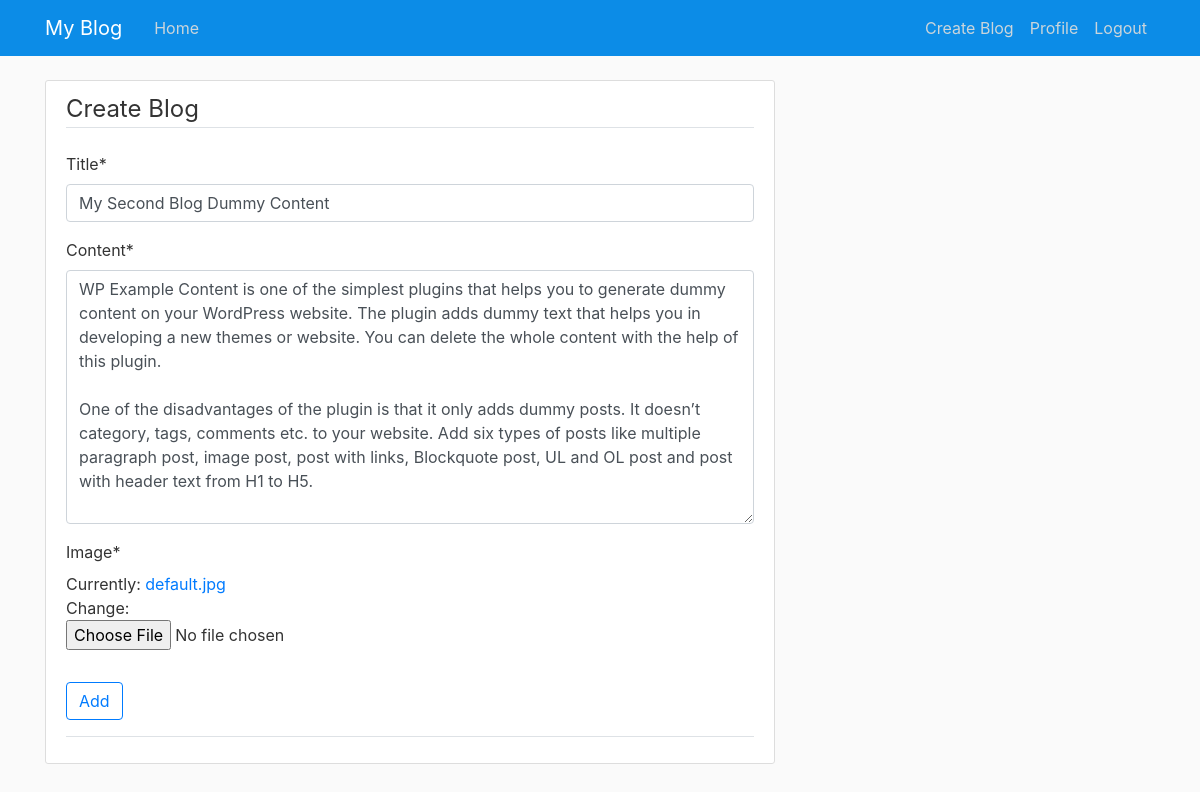
Screenshot of /post/3/update/ (signed in) with the database file from the repository.
### blog/models.py (models this page shows, shortened)
class Post(models.Model):
    title = models.CharField(max_length=100)
    content = models.TextField()
    date_posted = models.DateTimeField(default=timezone.now)
    author = models.ForeignKey(User, on_delete=models.CASCADE)
    image = models.ImageField(default='default.jpg', upload_to='posts')

### blog/views.py (the view, shortened to what this page needs)
# urls.py: path('post/<pk>/update/', PostUpdate.as_view(), name='post-update'),
class PostUpdate(LoginRequiredMixin, UserPassesTestMixin, UpdateView):
    model = Post
    template_name = 'create.html'
    fields = ['title', 'content', 'image']
    def test_func(self):
        post = self.get_object()
        if self.request.user == post.author:
            return True
        else:
            return False

### blog/templates/create.html (shortened to what this page needs)
{% extends 'base.html' %}
{% load crispy_forms_tags %}
{% block content %}
<div class="content-section">
    <form method="POST" enctype="multipart/form-data">
        <fieldset class="form-group">
            <legend class="border-bottom mb-4">Create Blog</legend>
            {{ form|crispy }}
        </fieldset>
        <div class="form-group">
            <button class="btn btn-outline-primary" type="submit">Add</button>
        </div>
    </form>
    <div class="border-top pt-3">
    </div>
</div>
{% endblock %}

### blog/static/main.css (style rules this page uses)
body { background: #fafafa; color: #333333; margin-top: 5rem; }
.content-section { background: #ffffff; padding: 10px 20px; border: 1px solid #dddddd; border-radius: 3px; margin-bottom: 20px; }

### rows the page displays
Post: title "My Second Blog Dummy Content", content "WP Example Content is one of the simplest plugins that helps you to generate dummy content on your WordPress website. The plugin adds dummy text that helps you in developing a new themes or website. You can delete the whole content with the help of this plugin. One of the disadvantages of the plugin is that it only adds dummy posts. It doesn’t category, tags, comments etc. to your website. Add six types of posts like multiple paragraph post, image post, post with links, Blockquote post, UL and OL post and post with header text from H1 to H5."
